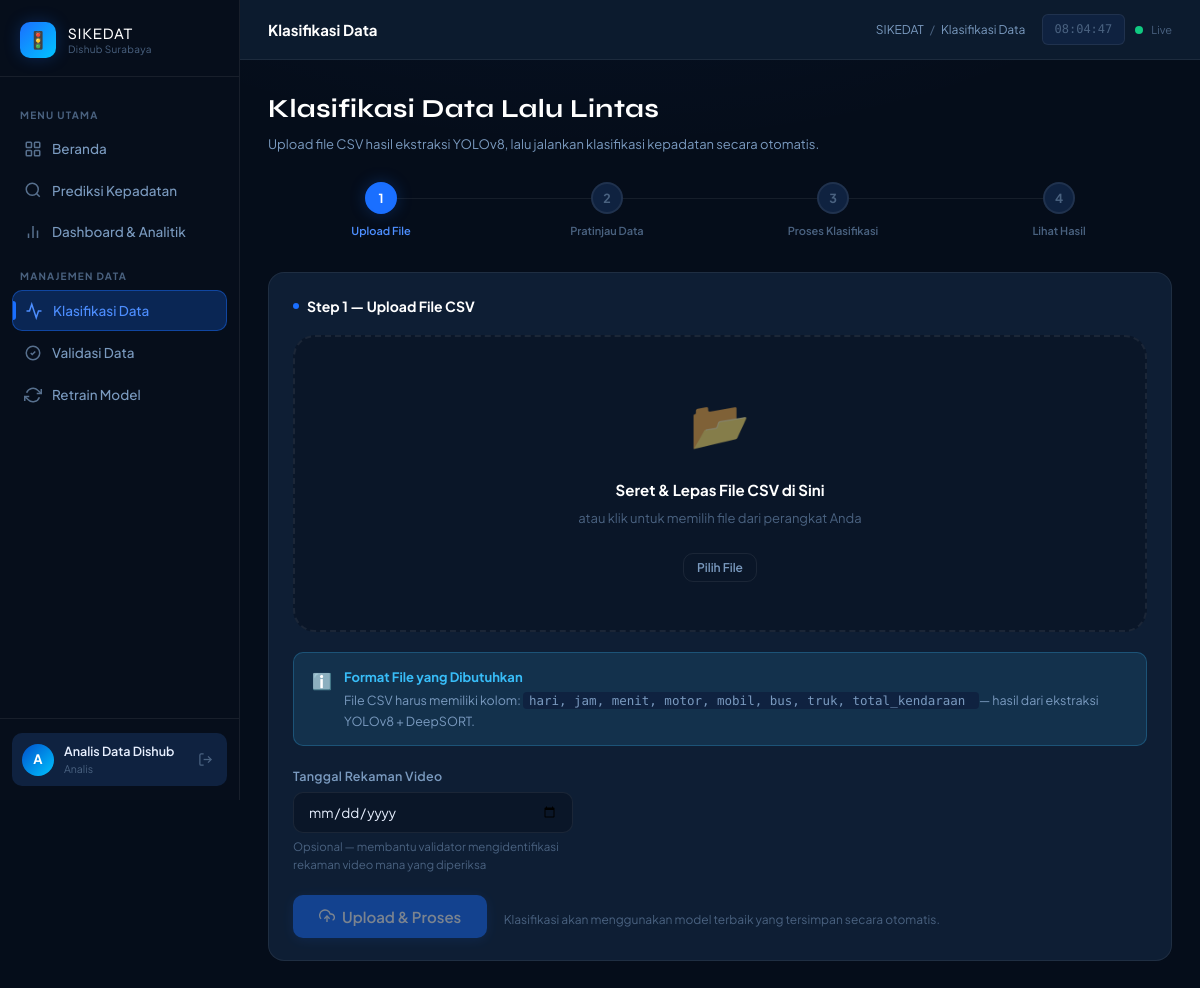
Page /classifier (signed in) on the committed database.
### models.py (models this page shows, shortened)
class User(UserMixin, db.Model):
    __tablename__ = 'users'
    id           = db.Column(db.Integer, primary_key=True)
    username     = db.Column(db.String(80), unique=True, nullable=False)
    password     = db.Column(db.String(200), nullable=False)  # disimpan ter-hash
    nama_lengkap = db.Column(db.String(150), nullable=True)
    role_id      = db.Column(db.Integer, db.ForeignKey('roles.id'), nullable=False)
    is_active    = db.Column(db.Boolean, default=True)
    created_at   = db.Column(db.DateTime, default=datetime.utcnow)
    dataset_diklasifikasi = db.relationship(
        'Dataset',
        foreign_keys='Dataset.classified_by',
        backref='pengklasifikasi',
        lazy=True
    )
    dataset_divalidasi = db.relationship(
        'Dataset',
        foreign_keys='Dataset.validated_by',
        backref='validator',
        lazy=True
    )
    retrain_dilakukan = db.relationship(
        'RetrainHistory',
        backref='operator',
        lazy=True
    )
    @property
    def has_full_access(self):
        return self.role.akses_penuh if self.role else False

class Role(db.Model):
    __tablename__ = 'roles'
    id          = db.Column(db.Integer, primary_key=True)
    nama        = db.Column(db.String(50), unique=True, nullable=False)
    deskripsi   = db.Column(db.String(200), nullable=True)
    akses_penuh = db.Column(db.Boolean, default=False, nullable=False)
    users = db.relationship('User', backref='role', lazy=True)

### app.py (the view, shortened to what this page needs)
@app.route('/classifier', methods=['GET', 'POST'])
@full_access_required
def classifier():
    return render_template('classifier.html', step=1)

### app.py (called while the page is built)
@login_manager.user_loader
def load_user(user_id):
    return User.query.get(int(user_id))

def full_access_required(f):
    @wraps(f)
    def decorated(*args, **kwargs):
        if not current_user.is_authenticated:
            return redirect(url_for('auth.login'))
        if not current_user.has_full_access:
            abort(403)
        return f(*args, **kwargs)
    return decorated

@app.context_processor
def inject_globals():
    return {'now': datetime.utcnow()}

### templates/classifier.html (shortened to what this page needs)
{% extends "base.html" %}
{% block page_title %}Klasifikasi Data{% endblock %}
{% block breadcrumb %}Klasifikasi Data{% endblock %}
{% block content %}
<div class="page-header">
  <h1>Klasifikasi Data Lalu Lintas</h1>
  <p>Upload file CSV hasil ekstraksi YOLOv8, lalu jalankan klasifikasi kepadatan secara otomatis.</p>
</div>
<div class="stepper fade-in">
  {% set s = step | default(1) %}
  <div class="step {{ 'active' if s == 1 else ('completed' if s > 1 else '') }}">
    <div class="step-num">{{ '✓' if s > 1 else '1' }}</div>
    <div class="step-label">Upload File</div>
  </div>
  <div class="step {{ 'active' if s == 2 else ('completed' if s > 2 else '') }}">
    <div class="step-num">{{ '✓' if s > 2 else '2' }}</div>
    <div class="step-label">Pratinjau Data</div>
  </div>
  <div class="step {{ 'active' if s == 3 else ('completed' if s > 3 else '') }}">
    <div class="step-num">{{ '✓' if s > 3 else '3' }}</div>
    <div class="step-label">Proses Klasifikasi</div>
  </div>
  <div class="step {{ 'active' if s == 4 else '' }}">
    <div class="step-num">4</div>
    <div class="step-label">Lihat Hasil</div>
  </div>
</div>
<div id="panelUpload" class="card fade-in delay-1"
     style="{{ 'display:none' if step | default(1) > 1 else '' }}">
  <div class="card-header">
    <div class="card-title"><span class="dot"></span>Step 1 — Upload File CSV</div>
  </div>
  <form method="POST" action="{{ url_for('classifier') }}"
        enctype="multipart/form-data" id="uploadForm">
    <div class="upload-zone" id="uploadZone">
      <div class="upload-icon">📂</div>
      <h3>Seret &amp; Lepas File CSV di Sini</h3>
      <p>atau klik untuk memilih file dari perangkat Anda</p>
      <button type="button" class="btn btn-outline btn-sm"
              style="margin-top:8px;position:relative;z-index:1;">
        Pilih File
      </button>
    </div>
    <div class="alert alert-info" style="margin-top: 20px;">
      <span class="alert-icon">ℹ️</span>
      <div class="alert-body">
        <div class="alert-title">Format File yang Dibutuhkan</div>
        <div class="alert-desc">
          File CSV harus memiliki kolom:
          <code style="font-family:var(--font-mono);background:var(--bg-elevated);
                       padding:1px 6px;border-radius:4px;">
            hari, jam, menit, motor, mobil, bus, truk, total_kendaraan
          </code>
          — hasil dari ekstraksi YOLOv8 + DeepSORT.
        </div>
      </div>
    </div>
    <div class="form-group" style="margin-top: 20px; max-width: 280px;">
      <label class="form-label">Tanggal Rekaman Video</label>
      <input type="date" class="form-control" name="tanggal_rekaman" id="tanggalRekaman" />
      <div class="form-hint">
        Opsional — membantu validator mengidentifikasi rekaman video mana yang diperiksa
      </div>
    </div>
    <div style="margin-top: 16px;">
      <button type="submit" class="btn btn-primary btn-lg" id="btnUpload" disabled>
        <svg width="16" height="16" viewBox="0 0 24 24" fill="none"
             stroke="currentColor" stroke-width="2">
          <polyline points="16 16 12 12 8 16"/><line x1="12" y1="12" x2="12" y2="21"/>
          <path d="M20.39 18.39A5 5 0 0 0 18 9h-1.26A8 8 0 1 0 3 16.3"/>
        </svg>
        Upload &amp; Proses
      </button>
      <span style="font-size:12px;color:var(--text-muted);margin-left:14px;">
        Klasifikasi akan menggunakan model terbaik yang tersimpan secara otomatis.
      </span>
    </div>
  </form>
</div>
{% endblock %}

### templates/base.html (shortened to what this page needs)
<!DOCTYPE html>
<html lang="id">
<head>
  <link rel="stylesheet" href="{{ url_for('static', filename='css/style.css') }}" />
</head>
<body>
<div class="layout">
  <aside class="sidebar" id="sidebar">
    <div class="sidebar-logo">
      <div class="sidebar-logo-icon">🚦</div>
      <div class="sidebar-logo-text">
        <span class="brand">SIKEDAT</span>
        <span class="sub">Dishub Surabaya</span>
      </div>
    </div>
    <nav class="sidebar-nav">
      <div class="nav-section-label">Menu Utama</div>
      <a href="{{ url_for('index') }}"
         class="nav-item {% if request.endpoint == 'index' %}active{% endif %}">
        <svg class="icon" viewBox="0 0 24 24" fill="none" stroke="currentColor" stroke-width="2">
          <rect x="3" y="3" width="7" height="7" rx="1"/>
          <rect x="14" y="3" width="7" height="7" rx="1"/>
          <rect x="3" y="14" width="7" height="7" rx="1"/>
          <rect x="14" y="14" width="7" height="7" rx="1"/>
        </svg>
        Beranda
      </a>
      <a href="{{ url_for('prediksi') }}"
         class="nav-item {% if request.endpoint == 'prediksi' %}active{% endif %}">
        <svg class="icon" viewBox="0 0 24 24" fill="none" stroke="currentColor" stroke-width="2">
          <circle cx="11" cy="11" r="8"/>
          <line x1="21" y1="21" x2="16.65" y2="16.65"/>
        </svg>
        Prediksi Kepadatan
      </a>
      {% if current_user.is_authenticated %}
      <a href="{{ url_for('dashboard') }}"
         class="nav-item {% if request.endpoint == 'dashboard' %}active{% endif %}">
        <svg class="icon" viewBox="0 0 24 24" fill="none" stroke="currentColor" stroke-width="2">
          <line x1="18" y1="20" x2="18" y2="10"/>
          <line x1="12" y1="20" x2="12" y2="4"/>
          <line x1="6" y1="20" x2="6" y2="14"/>
        </svg>
        Dashboard &amp; Analitik
      </a>
      {% if current_user.has_full_access %}
      <div class="nav-section-label">Manajemen Data</div>
      <a href="{{ url_for('classifier') }}"
         class="nav-item {% if request.endpoint == 'classifier' %}active{% endif %}">
        <svg class="icon" viewBox="0 0 24 24" fill="none" stroke="currentColor" stroke-width="2">
          <polyline points="22 12 18 12 15 21 9 3 6 12 2 12"/>
        </svg>
        Klasifikasi Data
      </a>
      <a href="{{ url_for('validasi') }}"
         class="nav-item {% if request.endpoint == 'validasi' %}active{% endif %}">
        <svg class="icon" viewBox="0 0 24 24" fill="none" stroke="currentColor" stroke-width="2">
          <path d="M9 12l2 2 4-4"/>
          <path d="M21 12c0 4.97-4.03 9-9 9S3 16.97 3 12 7.03 3 12 3s9 4.03 9 9z"/>
        </svg>
        Validasi Data
      </a>
      <a href="{{ url_for('retrain_model') }}"
         class="nav-item {% if request.endpoint == 'retrain_model' %}active{% endif %}">
        <svg class="icon" viewBox="0 0 24 24" fill="none" stroke="currentColor" stroke-width="2">
          <polyline points="23 4 23 10 17 10"/>
          <polyline points="1 20 1 14 7 14"/>
          <path d="M3.51 9a9 9 0 0 1 14.85-3.36L23 10M1 14l4.64 4.36A9 9 0 0 0 20.49 15"/>
        </svg>
        Retrain Model
      </a>
      {% endif %}
      {% endif %}
    </nav>
    <div class="sidebar-footer">
      {% if current_user.is_authenticated %}
      <div class="sidebar-user">
        <div class="user-avatar">
          {{ current_user.nama_lengkap[0].upper() if current_user.nama_lengkap else current_user.username[0].upper() }}
        </div>
        <div class="user-info">
          <div class="name">{{ current_user.nama_lengkap or current_user.username }}</div>
          <div class="role">{{ current_user.role.nama | capitalize if current_user.role else '—' }}</div>
        </div>
        <a href="{{ url_for('auth.logout') }}" class="logout-btn" title="Keluar">
          <svg width="15" height="15" viewBox="0 0 24 24" fill="none" stroke="currentColor" stroke-width="2">
            <path d="M9 21H5a2 2 0 0 1-2-2V5a2 2 0 0 1 2-2h4"/>
            <polyline points="16 17 21 12 16 7"/>
            <line x1="21" y1="12" x2="9" y2="12"/>
          </svg>
        </a>
      </div>
      {% else %}
      <a href="{{ url_for('auth.login') }}" class="btn btn-primary w-full btn-sm">
        🔐 Login Dishub
      </a>
      {% endif %}
    </div>
  </aside>
  <div class="main-content">
    <header class="topbar">
      <div class="topbar-title">{% block page_title %}{% endblock %}</div>
      <div class="topbar-breadcrumb">
        <span>SIKEDAT</span>
        <span class="sep">/</span>
        <span>{% block breadcrumb %}{% endblock %}</span>
      </div>
      <div class="topbar-actions">
        <div class="topbar-time" id="live-clock">--:--:--</div>
        <div class="flex items-center gap-2">
          <div class="live-dot"></div>
          <span style="font-size:11px;color:var(--text-muted);">Live</span>
        </div>
      </div>
    </header>
    <main class="page-content">
      {% block content %}{% endblock %}
    </main>
  </div>
</div>
</body>
</html>

### rows in the picture
User: nama_lengkap "A", nama_lengkap "Analis Data Dishub"
Role: role.nama "Analis"

### other values in the picture
{{ '✓' if s > 1 else '1' }} "1"
{{ '✓' if s > 2 else '2' }} "2"
{{ '✓' if s > 3 else '3' }} "3"
